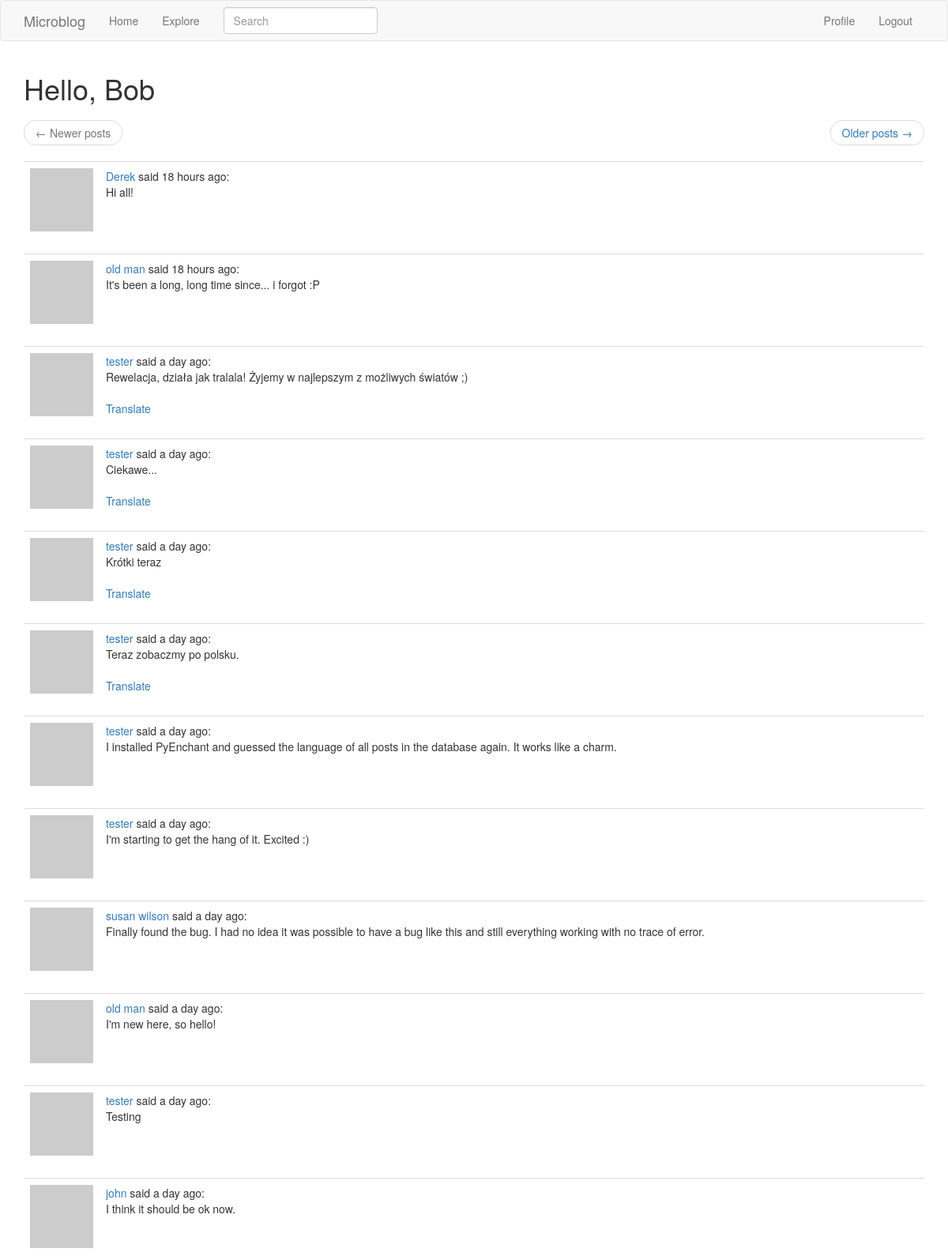
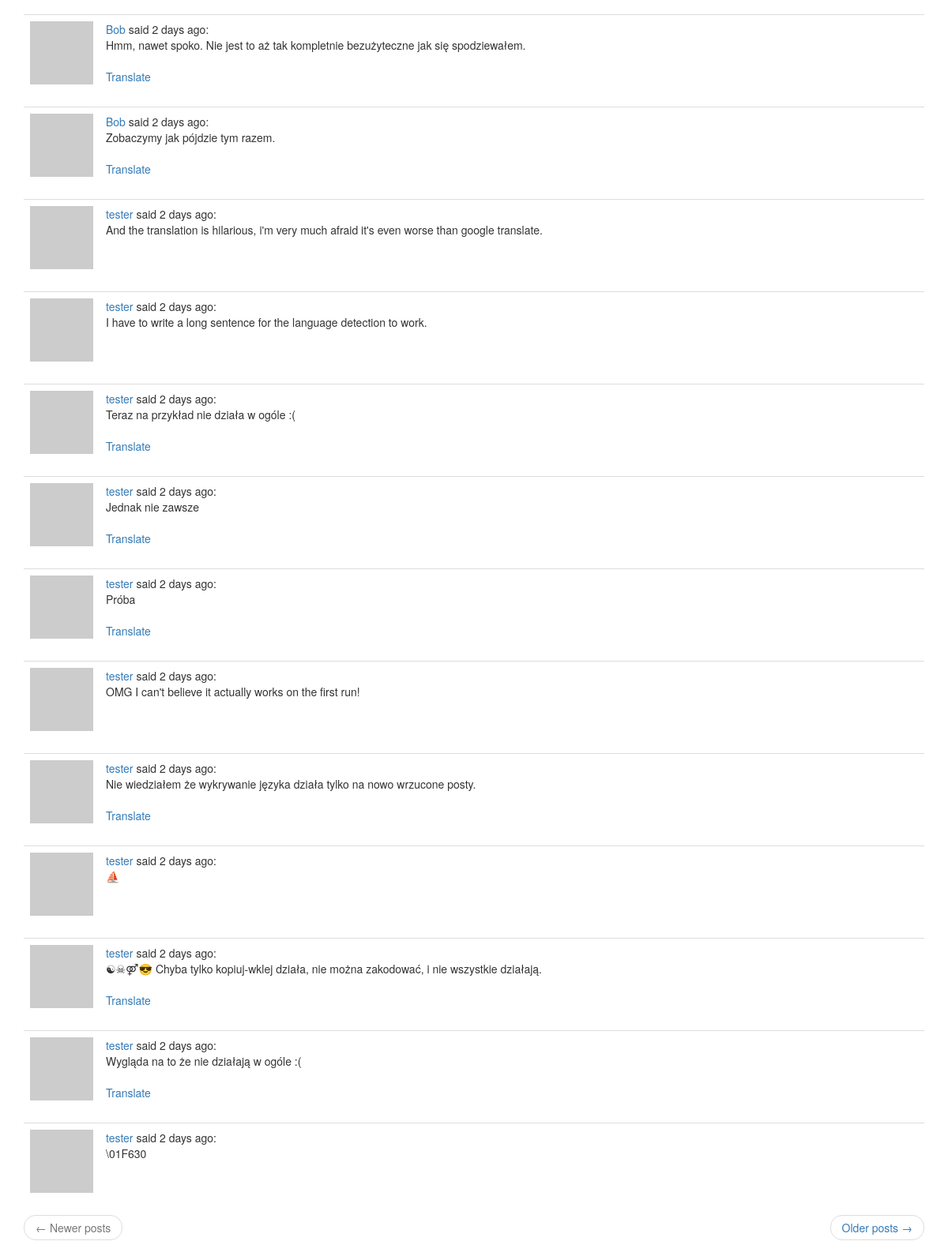
The page /explore (signed in) on the database as committed earlier (2 pictures, top to bottom).
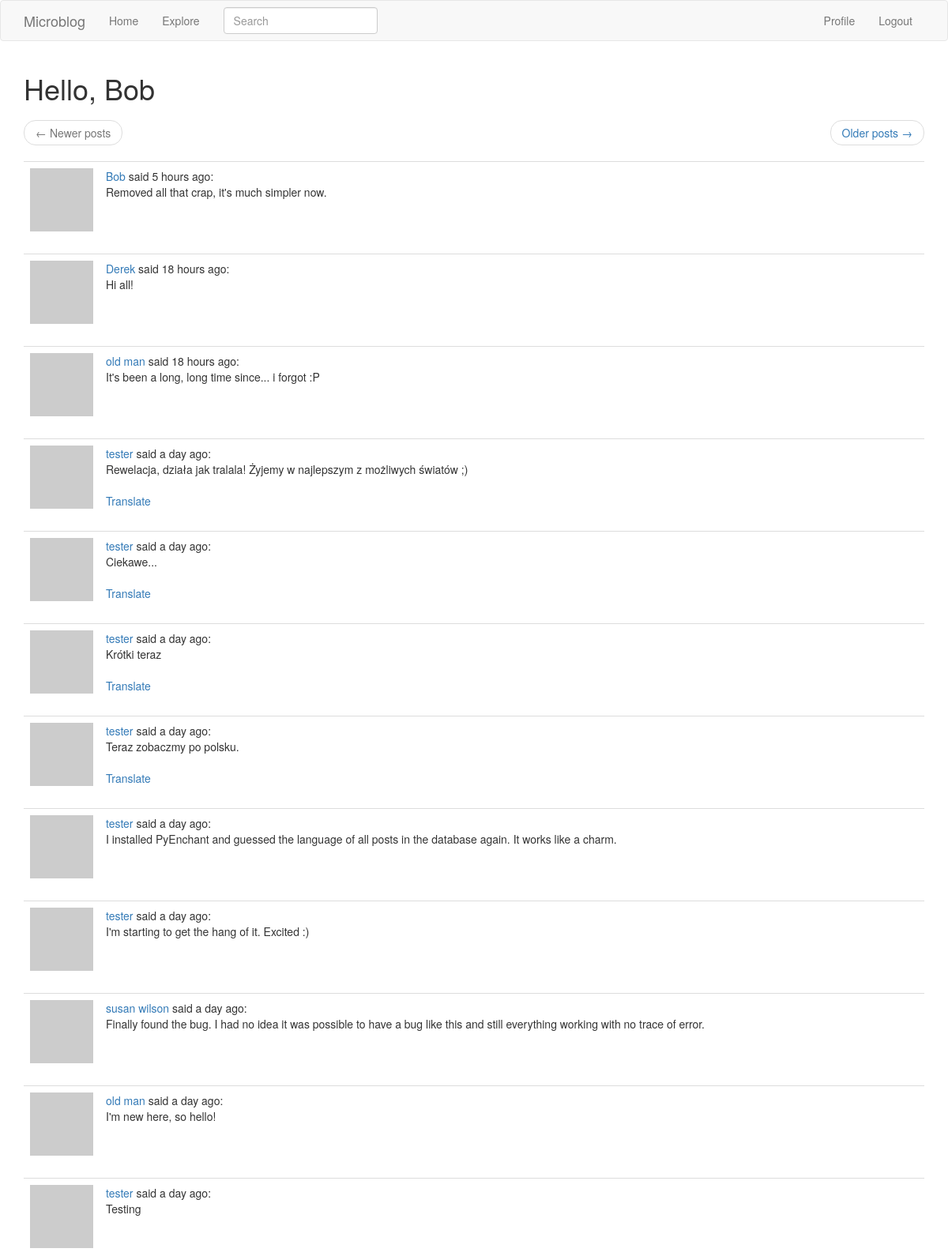
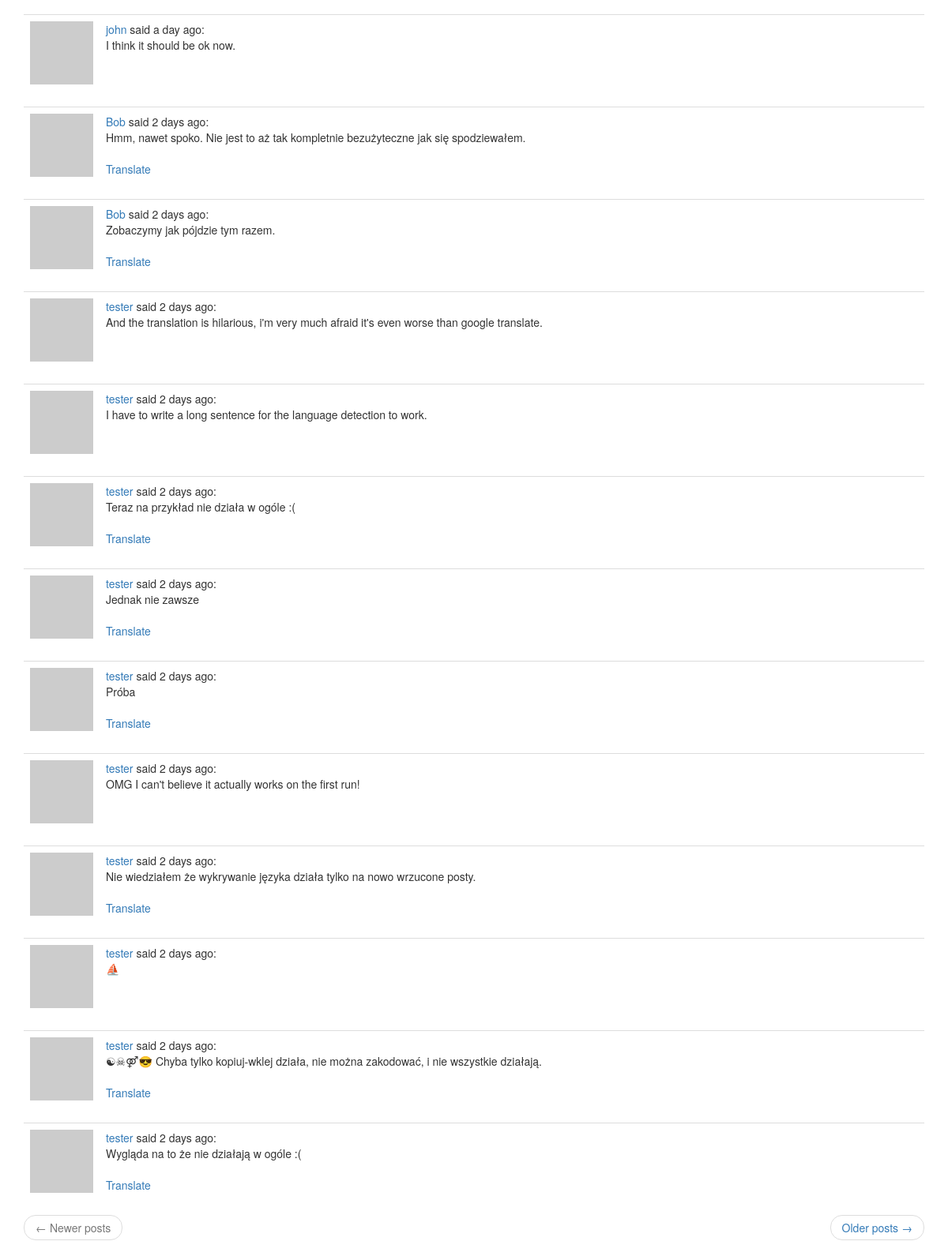
The same page on the database as committed later (2 pictures, top to bottom).
### app/models.py (models this page shows, shortened)
class Post(db.Model):
    __searchable__ = ['body']
    id = db.Column(db.Integer, primary_key=True)
    body = db.Column(db.String(140))
    timestamp = db.Column(db.DateTime, index=True, default=datetime.utcnow)
    user_id = db.Column(db.Integer, db.ForeignKey('user.id'))
    language = db.Column(db.String(5))

class User(UserMixin, db.Model):
    id = db.Column(db.Integer, primary_key=True)
    username = db.Column(db.String(64), index=True, unique=True)
    email = db.Column(db.String(120), index=True, unique=True)
    password_hash = db.Column(db.String(128))
    about_me = db.Column(db.String(140))
    last_seen = db.Column(db.DateTime, default=datetime.utcnow)
    posts = db.relationship('Post', backref='author', lazy='dynamic')
    followed = db.relationship(
        'User', secondary=followers,
        primaryjoin=(followers.c.follower_id == id),
        secondaryjoin=(followers.c.followed_id == id),
        backref=db.backref('followers', lazy='dynamic'), lazy='dynamic')
    def avatar(self, size):
        digest = md5(self.email.lower().encode('utf-8')).hexdigest()
        return 'https://www.gravatar.com/avatar/{}?d=retro&s={}'.format(
            digest, size)

### app/main/routes.py (the view)
@bp.route('/explore')
@login_required
def explore():
    page = request.args.get('page', 1, type=int)
    posts = Post.query.order_by(Post.timestamp.desc()).paginate(
        page, current_app.config['POSTS_PER_PAGE'], False)
    next_url = url_for('main.explore', page=posts.next_num) \
        if posts.has_next else None
    prev_url = url_for('main.explore', page=posts.prev_num) \
        if posts.has_prev else None
    return render_template('index.html', title=_('Explore'), posts=posts.items,
                           next_url=next_url, prev_url=prev_url)

### app/main/forms.py
class SearchForm(FlaskForm):
    q = StringField(_l('Search'), validators=[DataRequired()])
    def __init__(self, *args, **kwargs):
        if 'formdata' not in kwargs:
            kwargs['formdata'] = request.args
        if 'csrf_enabled' not in kwargs:
            kwargs['csrf_enabled'] = False
        super().__init__(*args, **kwargs)

### app/main/routes.py (called while the page is built)
@bp.before_app_request
def before_request():
    if current_user.is_authenticated:
        current_user.last_seen = datetime.utcnow()
        db.session.commit()
        g.search_form = SearchForm()
    g.locale = str(get_locale())

### app/models.py (called while the page is built)
@login.user_loader
def load_user(id):
    return User.query.get(int(id))

### app/templates/index.html (shortened to what this page needs)
{% extends "base.html" %}
{% import 'bootstrap/wtf.html' as wtf %}
{% block app_content %}
  <h1>{{ _('Hello,') }} {{ current_user.username }}</h1>
  {% if posts %}
    {% include '_page_nav.html' %}
    {% for post in posts %}
      {% include '_post.html' %}
    {% endfor %}
    {% include '_page_nav.html' %}
  {% else %}
    <p class="text-muted">{{ _('No posts') }}</p>
  {% endif %}
{% endblock %}

### app/templates/_post.html
<table class="table table-hover">
  <tr>
    <td width="40px"><img src="{{ post.author.avatar(40) }}"></td>
    <td>
      <a href="{{ url_for('main.user', username=post.author.username) }}">
        {{ post.author.username }}
      </a>
      {{ _('said') }} {{ moment(post.timestamp).fromNow() }}:
      <br>
      <span id="post{{ post.id }}">{{ post.body }}</span>
      {% if post.language and post.language != g.locale %}
        <br><br>
        <span id="translation{{ post.id }}">
          <a href="javascript:translate(
                                '#post{{ post.id }}',
                                '#translation{{ post.id }}',
                                '{{ post.language }}',
                                '{{ g.locale }}');">{{ _('Translate') }}</a>
        </span>
      {% endif %}
    </td>
  </tr>
</table>

Rows that differ between the two databases and show on the page:
no longer on this page (row unchanged): Post: author.username "tester", timestamp "2 days ago", body "\\01F630"
added Post: author.username "Bob", timestamp "5 hours ago", body "Removed all that crap, it's much simpler now."
